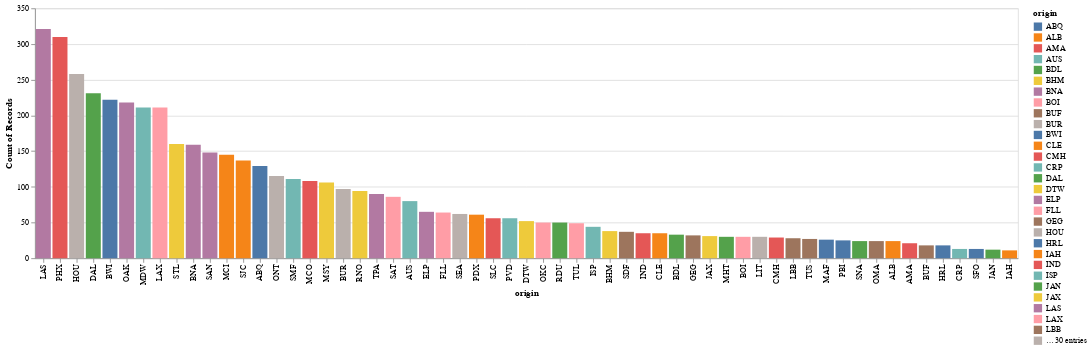

The notebook cell this image was saved under:
### Code cell
alt.Chart(flights).mark_bar().encode(
    x = alt.X('origin:N', sort='-y'),
    y = 'count()',
    color = 'origin:N'
)

### Figure 1 — Vega-Lite specification as saved in the notebook (floating-point values rounded to 4 significant figures; data arrays with more than 128 entries replaced by an {"elided": "..."} marker saying what was removed)
{"config": {"view": {"continuousWidth": 400, "continuousHeight": 300}}, "data": {"name": "data-a13f700a514e17f25a28def20f0f930b"}, "mark": "bar", "encoding": {"color": {"type": "nominal", "field": "origin"}, "x": {"type": "nominal", "field": "origin", "sort": "-y"}, "y": {"type": "quantitative", "aggregate": "count"}}, "$schema": "https://vega.github.io/schema/vega-lite/v4.0.2.json", "datasets": {"data-a13f700a514e17f25a28def20f0f930b": {"elided": "5000 records"}}}
